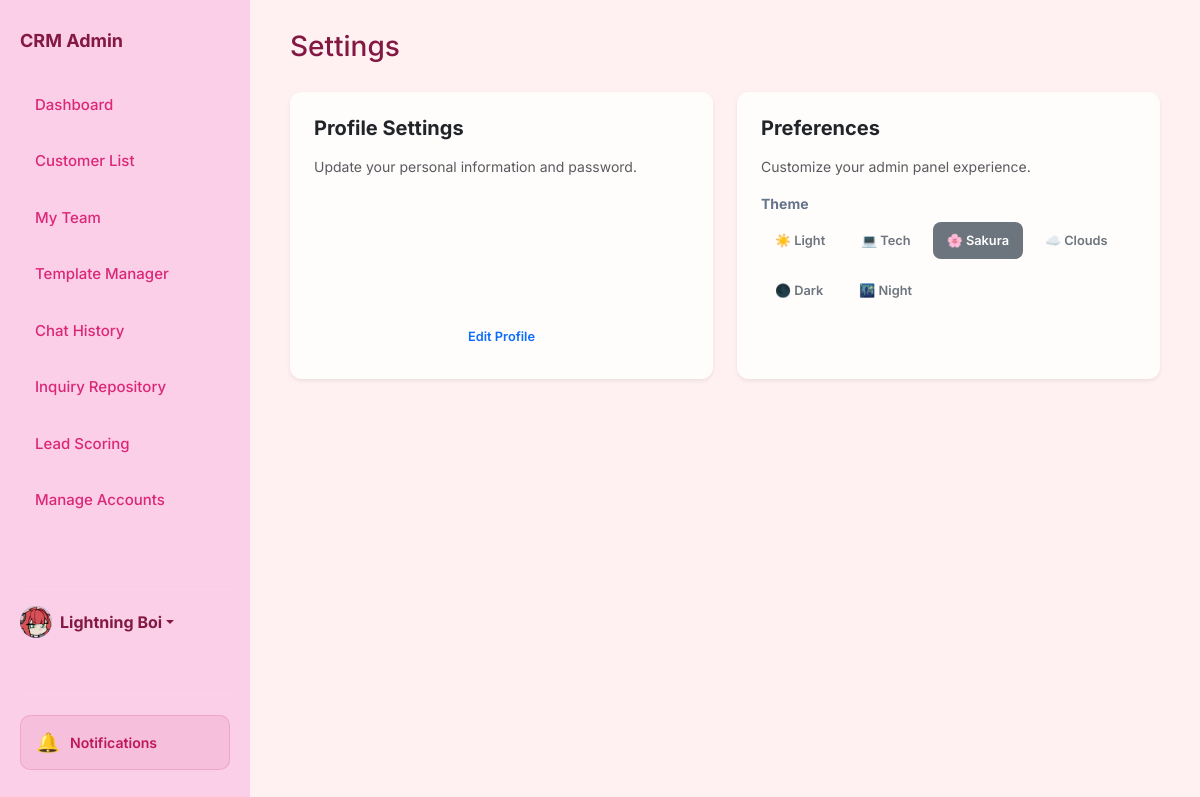
Page /settings (signed in) on the committed database.
### app.py (models this page shows, shortened)
class User(db.Model):
    id = db.Column(db.Integer, primary_key=True)
    username = db.Column(db.String(80), unique=True, nullable=False)
    password = db.Column(db.String(200), nullable=False)
    name = db.Column(db.String(100), default='Admin')
    bio = db.Column(db.Text, default='')
    profile_picture = db.Column(db.String(200), default='https://ui-avatars.com/api/?name=Admin&background=random')
    role = db.Column(db.String(20), default='agent') # super_admin, agent
    preferences = db.Column(db.Text, default='{}') # Stores dashboard layout/stats as JSON
    last_active = db.Column(db.String(50))
    team_id = db.Column(db.Integer, db.ForeignKey('team.id'), nullable=True)
    team_role = db.Column(db.String(20)) # leader, vice_leader, member
    last_active_team_chat = db.Column(db.String(50)) # Timestamp of last time user viewed team chat

### app.py (the view)
@app.route('/settings')
def settings():
    return render_template('settings.html')

### app.py (called while the page is built)
@app.context_processor
def context_processor():
    from flask import g
    return dict(
        team_pending_requests_count=getattr(g, 'team_pending_requests_count', 0),
        unread_team_messages=getattr(g, 'unread_team_messages', False)
    )

@app.context_processor
def inject_user_preferences():
    theme = 'light'
    if has_request_context() and 'user_id' in session:
        user_id = session.get('user_id')
        user = User.query.get(user_id)
        if user and user.preferences:
            try:
                import json
                prefs = json.loads(user.preferences)
                theme = prefs.get('theme', 'light')
            except:
                pass
    return dict(current_theme=theme)

@app.context_processor
def inject_search_data():
    customers = Customer.query.all()
    inquiries = Inquiry.query.all()
    rules = Rule.query.all()
    templates = AutoReplyTemplate.query.all()
    faqs = FAQ.query.all()
    search_seed = []
    for c in customers:
        search_seed.append({"display": c.name, "category": "Customer", "page": "/customers"})
    for i in inquiries:
        search_seed.append({"display": f"Inquiry: {i.customer}", "category": "Inquiry", "page": f"/inquiry/{i.id}"})
    for r in rules:
        search_seed.append({"display": r.name, "category": "Rule", "page": "/scoring"})
    for t in templates:
        search_seed.append({"display": t.title, "category": "Template", "page": "/templates-manager"})
    for f in faqs:
        search_seed.append({"display": f.question, "category": "FAQ", "page": "/templates-manager"})
    return dict(search_seed=search_seed)

@app.before_request
def require_login():
    allowed_routes = ['login', 'static']
    if request.endpoint and request.endpoint not in allowed_routes and not session.get('logged_in'):
        if request.path.startswith('/api/'):
            return jsonify({'error': 'Unauthorized'}), 401
        return redirect(url_for('login'))
    if session.get('logged_in') and session.get('user_id'):
        user = User.query.get(session.get('user_id'))
        if user:
            try:
                user.last_active = datetime.now().strftime('%Y-%m-%d %H:%M:%S')
                db.session.commit()
            except:
                pass
            session['user_role'] = user.role
            session['team_id'] = user.team_id
            session['user_name'] = user.name
            session['user_pic'] = user.profile_picture

### templates/settings.html (shortened to what this page needs)
<!DOCTYPE html>
<html lang="en">
<head>
    <link href="https://cdn.jsdelivr.net/npm/bootstrap@5.3.0/dist/css/bootstrap.min.css" rel="stylesheet">
    <link rel="stylesheet" href="https://cdn.jsdelivr.net/npm/bootstrap-icons@1.11.1/font/bootstrap-icons.css">
    <link rel="stylesheet" href="{{ url_for('static', filename='style.css') }}">
</head>
<body id="page-settings"
    class="{% if current_theme and current_theme != 'light' %}theme-{{ current_theme }}{% endif %}">
    <aside class="sidebar">
        <h2>CRM Admin</h2>
        <a href="/dashboard" class="nav-link nav-dashboard internal-link">Dashboard</a>
        <a href="/customers" class="nav-link nav-customers">Customer List</a>
        <a href="/my-team" class="nav-link nav-my-team d-flex justify-content-between align-items-center">
            My Team
        </a>
        <a href="/templates-manager" class="nav-link nav-templates">Template Manager</a>
        <a href="/history" class="nav-link nav-history internal-link d-flex justify-content-between align-items-center">
            Chat History
        </a>
        <a href="/repository" class="nav-link nav-repository internal-link">Inquiry Repository</a>
        <a href="/scoring" class="nav-link nav-scoring internal-link">Lead Scoring</a>
        {% if session.get('user_role') in ['ultra_admin', 'super_admin', 'admin'] %}
        <a href="/admin/create-account" class="nav-link nav-admin internal-link">
            Manage Accounts
        </a>
        {% endif %}
        <div class="mt-auto pt-3 border-top border-secondary" style="border-color: rgba(255,255,255,0.1) !important;">
            <div class="dropdown">
                <a href="#" class="d-flex align-items-center text-decoration-none dropdown-toggle" id="dropdownUser1"
                    data-bs-toggle="dropdown" aria-expanded="false">
                    <div class="avatar-circle bg-primary text-white me-2"
                        style="width: 32px; height: 32px; font-size: 14px; display:flex; align-items:center; justify-content:center; border-radius:50%; overflow:hidden;">
                        {% if session.get('user_pic') and 'http' in session.get('user_pic') %}
                        <img src="{{ session.get('user_pic') }}" alt="User"
                            style="width:100%; height:100%; object-fit:cover;">
                        {% elif session.get('user_pic') %}
                        <img src="{{ url_for('static', filename='uploads/' + session.get('user_pic')) }}" alt="User"
                            style="width:100%; height:100%; object-fit:cover;">
                        {% else %}
                        {{ session.get('user_name', 'Admin')[0] | upper }}
                        {% endif %}
                    </div>
                    <strong>{{ session.get('user_name', 'Admin') }}</strong>
                </a>
            </div>
        </div>
    </aside>
    <main class="main">
        <div class="header">
            <h1 class="h3">Settings</h1>
        </div>
        <div class="row g-4">
            <div class="col-md-6">
                <div class="card p-4 h-100 border-0 shadow-sm">
                    <h5 class="fw-bold mb-3">Profile Settings</h5>
                    <p class="text-muted small">Update your personal information and password.</p>
                    <a href="/profile" class="btn btn-outline-primary mt-auto">Edit Profile</a>
                </div>
            </div>
            <div class="col-md-6">
                <div class="card p-4 h-100 border-0 shadow-sm">
                    <h5 class="fw-bold mb-3">Preferences</h5>
                    <p class="text-muted small">Customize your admin panel experience.</p>
                    <div class="mb-3">
                        <label class="form-label fw-bold small">Theme</label>
                        <div class="d-flex flex-wrap gap-2">
                            {% set themes = [
                            ('light', 'Light', '☀️'),
                            ('tech', 'Tech', '💻'),
                            ('sakura', 'Sakura', '🌸'),
                            ('clouds', 'Clouds', '☁️'),
                            ('dark', 'Dark', '🌑'),
                            ('night', 'Night', '🌃')
                            ] %}
                            {% for code, name, icon in themes %}
                            <label class="btn btn-outline-secondary btn-sm" for="theme-{{ code }}">{{ icon }} {{ name
                                }}</label>
                            {% endfor %}
                        </div>
                    </div>
                </div>
            </div>
        </div>
    </main>
</body>
</html>

### static/style.css (style rules this page uses)
:root { --blue: #3F88C5; --red: #E94F37; --green: #44BBA4; --gray: #64748b; --slate-900: #393E41; --slate-800: #4a5155; --border-radius: 12px; --bg-light: #F6F7EB; --sidebar-bg: #393E41; }
* { box-sizing: border-box; font-family: 'Inter', -apple-system, sans-serif; }
body { margin: 0; display: flex; background-color: var(--bg-light); color: var(--slate-900); height: 100vh; overflow: hidden; font-size: 16px; -webkit-font-smoothing: antialiased; }
.header { overflow: visible !important; }
.main { overflow-y: auto; overflow-x: visible !important; }
.sidebar { width: 250px; background: var(--sidebar-bg); color: #fff; height: 100vh; padding: 30px 20px; flex-shrink: 0; display: flex; flex-direction: column; }
.sidebar .dropdown-toggle { color: inherit !important; }
.sidebar h2 { font-size: 18px; margin-bottom: 30px; font-weight: 700; color: inherit; }
.nav-link { display: block; padding: 12px 15px; color: #cbd5f5; text-decoration: none; border-radius: 8px; margin-bottom: 10px; font-size: 15px; font-weight: 500; transition: 0.2s; }
.main { flex: 1; padding: 30px 40px; overflow-y: auto; max-width: 1600px; margin: 0 auto; width: 100%; }
.header { display: flex; justify-content: space-between; align-items: center; flex-shrink: 0; margin-bottom: 20px; gap: 20px; width: 100%; }
.card { background: white; padding: 25px; border-radius: var(--border-radius); box-shadow: 0 4px 6px -1px rgba(0, 0, 0, 0.1); border: 1px solid #e2e8f0; margin-bottom: 25px; }
.row.g-4 .card { cursor: pointer; position: relative; transition: all 0.3s ease; }
.avatar-circle { width: 42px; height: 42px; border-radius: 10px; background: #3b82f6; color: white; font-weight: 600; font-size: 14px; display: flex; align-items: center; justify-content: center; }
label { display: block; font-size: 0.8rem; margin-bottom: 5px; color: var(--gray); font-weight: 600; }
.btn { padding: 8px 14px; border: none; border-radius: 6px; cursor: pointer; font-size: 0.8rem; font-weight: 600; transition: 0.2s; text-decoration: none; display: inline-block; }
.btn { border-radius: 8px; padding: 9px 14px; font-weight: 600; }
.sidebar { z-index: 1; }
.sidebar { display: flex; flex-direction: column; }
body.theme-sakura { --bg-light: #fff1f2; --slate-900: #be185d; --slate-800: #9d174d; --sidebar-bg: #fbcfe8; color: #831843; }
body.theme-sakura .sidebar { color: #831843; }
body.theme-sakura .sidebar .border-top { border-color: rgba(131, 24, 67, 0.1) !important; }
body.theme-sakura .nav-link { color: #db2777; }
body.theme-sakura .card, body.theme-sakura .list-group-item, body.theme-sakura .confirm-card { border-color: #fecdd3; background-color: rgba(255, 255, 255, 0.8); }

### rows in the picture
User: profile_picture (picture), get "Lightning Boi"

### other values in the picture
{{ icon }} "☀️" "💻" "🌸" "☁️" "🌑" "🌃"
{{ name }} "Light" "Tech" "Sakura" "Clouds" "Dark" "Night"
